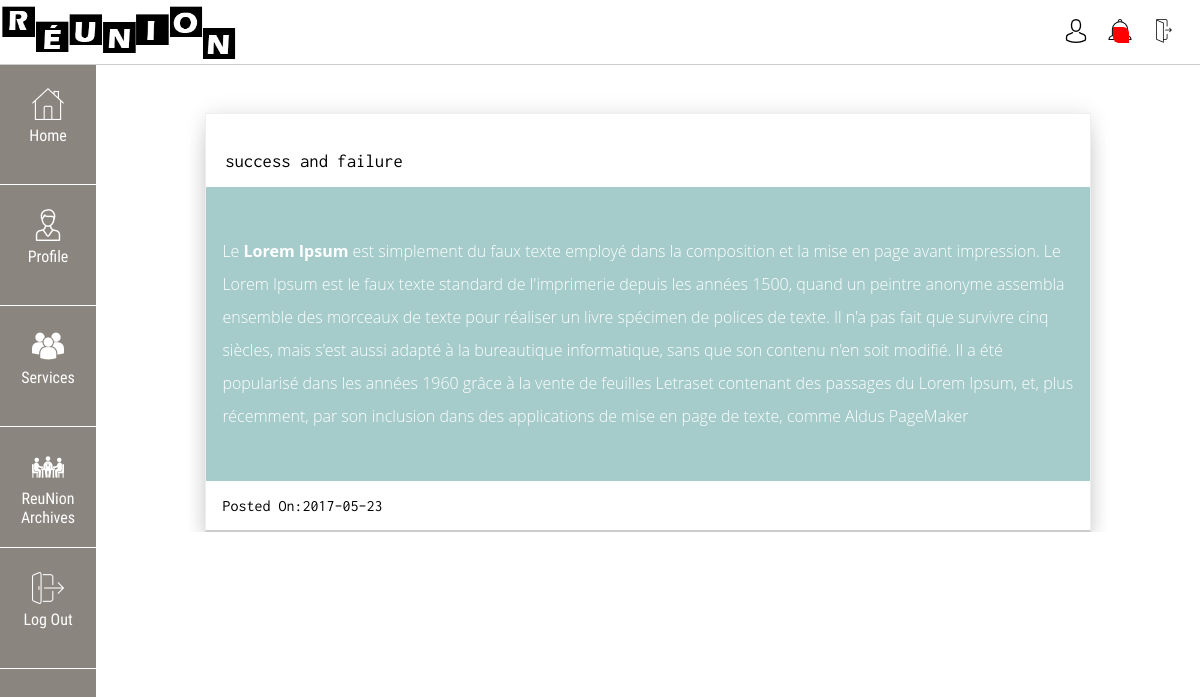
Page /index.php?page=rapport&id=1 (signed in) on the committed database.
### tables this page shows
CREATE TABLE `rapport` (
  `id` int(11) NOT NULL,
  `id_reunion` int(11) NOT NULL,
  `title` text NOT NULL,
  `description` text NOT NULL,
  `date` date NOT NULL
);

### classes/DB.php (called while the page is built, shortened)
<?php
class DB{
    private static $_instance = null;
	       private $_pdo,
	               $_query,
	               $_error = false,
	               $_results,
	               $_count = 0;
	private function __construct(){
		try{
			$this->_pdo = new PDO('mysql:host='. Config::get('mysql/host').';
			                     dbname='. Config::get('mysql/db'),
			                               Config::get('mysql/user'),
			                               Config::get('mysql/pass'));
		}catch(PDOException $e){
			die($e->getMessage());
		}
	}
	public static function getInstance(){
		if(!isset(self::$_instance)){
			self::$_instance = new DB();
		}
		return self::$_instance;
	}
	public function query($sql, $params = array()){
		$this->_error = false;
		if($this->_query = $this->_pdo->prepare($sql)){
			$x = 1;
			if(count($params)){
				foreach ($params as $param) {
					$this->_query->bindValue($x, $param);
					$x++;
				}
			}
			if($this->_query->execute()){
				$this->_results = $this->_query->fetchAll(PDO::FETCH_OBJ);
				$this->_count = $this->_query->rowCount();
			}else{
				$this->_error = true;
			}
		}
		return $this;
	}
    public function action($action, $table, $where = array()){
		if(count($where) === 3){
			$operators = array('=', '>', '<', '>=', '<=');
			$field    = $where[0];
			$operator = $where[1];
			$value    = $where[2];
			if(in_array($operator, $operators)){
				$sql = "{$action} FROM {$table} WHERE {$field} {$operator} ?";
				if(!$this->query($sql, array($value))->error()){
					return $this;
				}
			}
		}
		return false;
	}
	public function get($table, $where){
		return $this->action('SELECT *', $table, $where);
	}
	public function first(){
		return $this->_results[0];
	}
	public function error(){
		return $this->_error;
	}
	public function count(){
		return $this->_count;
	}
}
?>

### classes/Config.php (called while the page is built)
<?php
class Config{
    public static function get($path = null){
		if(isset($path)){
			$config = $GLOBALS['config'];
			$path = explode('/', $path);
			foreach ($path as $bit) {
				if(isset($config[$bit])){
					$config = $config[$bit];
				}
			}
			return $config;
		}
		return false;
	}
}
?>

### rapport.php (the view, shortened to what this page needs)
<?php if(isset($_GET['id'])){ $id = $_GET['id']; $rap = DB::getInstance()->get('rapport', array('id_reunion', '=', $id))->first();?>
<div class="area">
<?php if(!empty($rap)){?>
	<div class="rapport">
		<h3><?php echo $rap->title; ?></h3>
		<div class="rap-desc">
			<p><?php echo $rap->description; ?></p>
		</div>
		<p>Posted On:<?php echo $rap->date; ?></p>
	</div>
	<?php } else { Redirect::to('index.php?page=create_rapport&id='.$id);}?>
</div>
<?php } else { Redirect::to('index.php?page=archives');} ?>

### template/css/style.css (style rules this page uses)
* { margin: 0; padding: 0; list-style: none; text-decoration: none }
body { font-size: 100% }
.area { width: 80%; margin: 3em auto 0 }
.area { overflow:hidden; border: 1px solid #eee; border-bottom: 2px solid #ccc; box-shadow: 0px 0px 20px rgba(0,0,0,0.10),0px 10px 20px rgba(0,0,0,0.05),0px 20px 20px rgba(0,0,0,0.05),0px 30px 20px rgba(0,0,0,0.05) }

### rapport.php (style rules this page uses)
.rapport { width: 100% }
.rapport > h3 { margin: 2em 0 .4em 1em; font-family: rik; font-weight: 200 }
.rapport > p { margin: 1em .4em 1em 1em; font-family: rik; font-weight: 200 }
.rap-desc { width: 100%; margin: 1em auto 0; background: #a5cccb; color: white }
.rap-desc > p { padding: 1em; font-family: rik; font-weight: 200; line-height: 2em }

### rows in the picture
rapport: title "success and failure", description "Le Lorem Ipsum est simplement du faux texte employé dans la composition et la mise en page avant impression. Le Lorem Ipsum est le faux texte standard de l'imprimerie depuis les années 1500, quand un peintre anonyme assembla ensemble des morceaux de texte pour réaliser un livre spécimen de polices de texte. Il n'a pas fait que survivre cinq siècles, mais s'est aussi adapté à la bureautique informatique, sans que son contenu n'en soit modifié. Il a été popularisé dans les années 1960 grâce à la vente de feuilles Letraset contenant des passages du Lorem Ipsum, et, plus récemment, par son inclusion dans des applications de mise en page de texte, comme Aldus PageMaker", date "2017-05-23"
